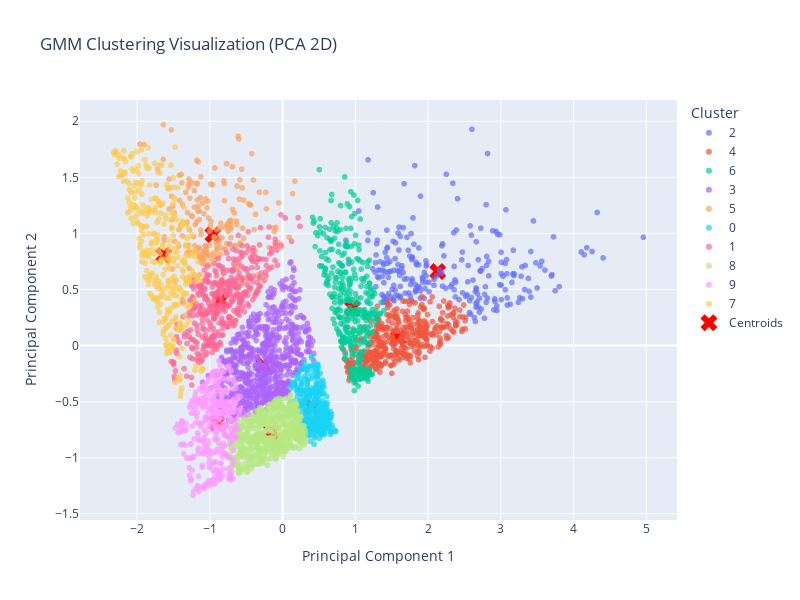

The code cell stored with this chart in its notebook:
### Code cell
import plotly.express as px
import pandas as pd
import numpy as np

# Tạo DataFrame từ PCA kết quả
df_pca_plot = pd.DataFrame({
    'PC1': df_pca[:, 0],
    'PC2': df_pca[:, 1],
    'Cluster': labels.astype(str)  # đổi sang chuỗi để màu dễ phân biệt
})

# Thêm điểm centroid (center của GMM) đã PCA transform
centroids_pca = pca.transform(gmm_final.means_)
df_centroids = pd.DataFrame({
    'PC1': centroids_pca[:, 0],
    'PC2': centroids_pca[:, 1],
    'Cluster': ['Centroid'] * len(centroids_pca)
})

# Vẽ scatter plot tương tác
fig = px.scatter(
    df_pca_plot,
    x='PC1',
    y='PC2',
    color='Cluster',
    title='GMM Clustering Visualization (PCA 2D)',
    opacity=0.7,
    width=800,
    height=600
)

# Vẽ thêm các centroid (màu đỏ, marker X)
fig.add_scatter(
    x=df_centroids['PC1'],
    y=df_centroids['PC2'],
    mode='markers',
    marker=dict(size=15, color='red', symbol='x'),
    name='Centroids'
)

fig.update_layout(
    xaxis_title='Principal Component 1',
    yaxis_title='Principal Component 2',
    legend_title='Cluster'
)

fig.show()

### Figure 1 — Plotly figure (JSON) as saved in the notebook; plotly's stock layout.template omitted (floating-point values rounded to 4 significant figures; data arrays with more than 128 entries replaced by an {"elided": "..."} marker saying what was removed)
{"data": [{"hovertemplate": "Cluster=2<br>PC1=%{x}<br>PC2=%{y}<extra></extra>", "legendgroup": "2", "marker": {"color": "#636efa", "opacity": 0.7, "symbol": "circle"}, "mode": "markers", "name": "2", "showlegend": true, "type": "scattergl", "x": {"elided": "244 float values"}, "xaxis": "x", "y": {"elided": "244 float values"}, "yaxis": "y"}, {"hovertemplate": "Cluster=4<br>PC1=%{x}<br>PC2=%{y}<extra></extra>", "legendgroup": "4", "marker": {"color": "#EF553B", "opacity": 0.7, "symbol": "circle"}, "mode": "markers", "name": "4", "showlegend": true, "type": "scattergl", "x": {"elided": "422 float values"}, "xaxis": "x", "y": {"elided": "422 float values"}, "yaxis": "y"}, {"hovertemplate": "Cluster=6<br>PC1=%{x}<br>PC2=%{y}<extra></extra>", "legendgroup": "6", "marker": {"color": "#00cc96", "opacity": 0.7, "symbol": "circle"}, "mode": "markers", "name": "6", "showlegend": true, "type": "scattergl", "x": {"elided": "349 float values"}, "xaxis": "x", "y": {"elided": "349 float values"}, "yaxis": "y"}, {"hovertemplate": "Cluster=3<br>PC1=%{x}<br>PC2=%{y}<extra></extra>", "legendgroup": "3", "marker": {"color": "#ab63fa", "opacity": 0.7, "symbol": "circle"}, "mode": "markers", "name": "3", "showlegend": true, "type": "scattergl", "x": {"elided": "672 float values"}, "xaxis": "x", "y": {"elided": "672 float values"}, "yaxis": "y"}, {"hovertemplate": "Cluster=5<br>PC1=%{x}<br>PC2=%{y}<extra></extra>", "legendgroup": "5", "marker": {"color": "#FFA15A", "opacity": 0.7, "symbol": "circle"}, "mode": "markers", "name": "5", "showlegend": true, "type": "scattergl", "x": {"elided": "191 float values"}, "xaxis": "x", "y": {"elided": "191 float values"}, "yaxis": "y"}, {"hovertemplate": "Cluster=0<br>PC1=%{x}<br>PC2=%{y}<extra></extra>", "legendgroup": "0", "marker": {"color": "#19d3f3", "opacity": 0.7, "symbol": "circle"}, "mode": "markers", "name": "0", "showlegend": true, "type": "scattergl", "x": {"elided": "348 float values"}, "xaxis": "x", "y": {"elided": "348 float values"}, "yaxis": "y"}, {"hovertemplate": "Cluster=1<br>PC1=%{x}<br>PC2=%{y}<extra></extra>", "legendgroup": "1", "marker": {"color": "#FF6692", "opacity": 0.7, "symbol": "circle"}, "mode": "markers", "name": "1", "showlegend": true, "type": "scattergl", "x": {"elided": "411 float values"}, "xaxis": "x", "y": {"elided": "411 float values"}, "yaxis": "y"}, {"hovertemplate": "Cluster=8<br>PC1=%{x}<br>PC2=%{y}<extra></extra>", "legendgroup": "8", "marker": {"color": "#B6E880", "opacity": 0.7, "symbol": "circle"}, "mode": "markers", "name": "8", "showlegend": true, "type": "scattergl", "x": {"elided": "571 float values"}, "xaxis": "x", "y": {"elided": "571 float values"}, "yaxis": "y"}, {"hovertemplate": "Cluster=9<br>PC1=%{x}<br>PC2=%{y}<extra></extra>", "legendgroup": "9", "marker": {"color": "#FF97FF", "opacity": 0.7, "symbol": "circle"}, "mode": "markers", "name": "9", "showlegend": true, "type": "scattergl", "x": {"elided": "339 float values"}, "xaxis": "x", "y": {"elided": "339 float values"}, "yaxis": "y"}, {"hovertemplate": "Cluster=7<br>PC1=%{x}<br>PC2=%{y}<extra></extra>", "legendgroup": "7", "marker": {"color": "#FECB52", "opacity": 0.7, "symbol": "circle"}, "mode": "markers", "name": "7", "showlegend": true, "type": "scattergl", "x": {"elided": "351 float values"}, "xaxis": "x", "y": {"elided": "351 float values"}, "yaxis": "y"}, {"marker": {"color": "red", "size": 15, "symbol": "x"}, "mode": "markers", "name": "Centroids", "type": "scatter", "x": [0.4064, -0.8521, 2.132, -0.2621, 1.59, -0.9578, 0.9609, -1.636, -0.1504, -0.9029], "y": [-0.5441, 0.3991, 0.6612, -0.1746, 0.06693, 0.9875, 0.3349, 0.8062, -0.7683, -0.6907]}], "layout": {"height": 600, "legend": {"title": {"text": "Cluster"}, "tracegroupgap": 0}, "title": {"text": "GMM Clustering Visualization (PCA 2D)"}, "width": 800, "xaxis": {"anchor": "y", "domain": [0, 1], "title": {"text": "Principal Component 1"}}, "yaxis": {"anchor": "x", "domain": [0, 1], "title": {"text": "Principal Component 2"}}}}
